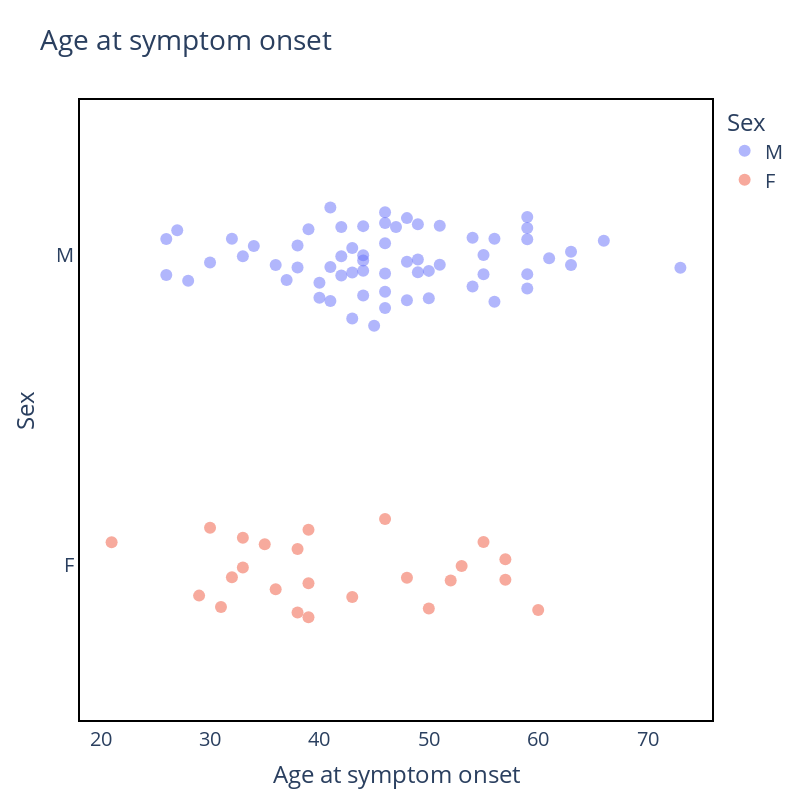

Notebook code cell kept with this figure:
### Code cell
fig = px.strip(
    data_frame=df,
    y="SEXatBirth",
    x="AGEATONSET",
    width=600,
    height=300,
    color="SEXatBirth",
    labels={"AGEATONSET": "Age at symptom onset", "SEXatBirth": "Sex"},
    hover_data=["Gentli_ID"],
    title="Age at symptom onset",
)
fig.update_layout(
    width=800,
    height=800,
    plot_bgcolor="rgba(0, 0, 0, 0)",
    font=dict(size=20),
)

fig.update_xaxes(
    showline=True,
    linewidth=2,
    linecolor="black",
    mirror=True,
)

fig.update_yaxes(
    showline=True,
    linewidth=2,
    linecolor="black",
    mirror=True,
)

fig.update_traces(marker=dict(size=12, opacity=0.5), jitter=1)

fig.show(
    config={
        "toImageButtonOptions": {
            "format": "png",
            "filename": "",
            "height": 800,
            "width": 800,
            "scale": 5,
        }
    }
)

### Figure 1 — Plotly figure (JSON) as saved in the notebook; plotly's stock layout.template omitted (floating-point values rounded to 4 significant figures)
{"data": [{"alignmentgroup": "True", "boxpoints": "all", "customdata": [["rr_NA21_285"], ["rr_EMC13_65"], ["rr_EMC2013_098"], ["rr_NHB14_059"], ["rr_NHB15_114"], ["rr_NHB16_047"], ["rr_NHB18_068"], ["rr_NHB94_068"], ["rr_NHB95_041"], ["rr_IB6387"], ["rr_KCLA061_16"], ["rr_KCLA156_17"], ["rr_KULA_22549"], ["rr_KULA_24063"], ["rr_A15-074"], ["rr_Muk49"], ["rr_FTD196_1"], ["rr_FTD397_1"], ["rr_7965"], ["rr_NA01_027"], ["rr_NA09_238"], ["rr_NA14_199"], ["rr_NA19_291"], ["rr_NA19_309"], ["rr_NA20_415"], ["rr_NA22_425"], ["rr_NA22_197"], ["rr_NA23_161"], ["rr_A02_164"], ["rr_UCL12461"], ["rr_UCL1506"], ["rr_UCL19247"], ["rr_UCL2783"], ["rr_UBC66_1"], ["rr_X5929"], ["rr_PIDN106"], ["rr_PIDN1734"], ["rr_PIDN19525"], ["rr_PIDN2662"], ["rr_PIDN3794"], ["rr_PIDN4463"], ["rr_PIDN6543"], ["rr_PIDN9402"], ["rr_UP101220"], ["rr_NRA22654"], ["rr_UNSW2220"], ["rr_UNSW22478"], ["rr_UNSW22488"], ["rr_NP18739"], ["rr_LN_C10_25594"], ["rr_LN_C12_07006"], ["rr_Pt_8482"], ["rr_E13_56"], ["rr_PIDN17760"], ["rr_QSBB51_18"], ["rr_QSBB81_17"], ["rr_X5817"], ["rr_NA22_365"], ["rr_2132"], ["rr_KCLA311_98"], ["rr_CW05_004"], ["rr_NHB15_065"], ["rr_2005_044"]], "fillcolor": "rgba(255,255,255,0)", "hoveron": "points", "hovertemplate": "Sex=%{y}<br>Age at symptom onset=%{x}<br>Gentli_ID=%{customdata[0]}<extra></extra>", "jitter": 1, "legendgroup": "M", "line": {"color": "rgba(255,255,255,0)"}, "marker": {"color": "#636efa", "opacity": 0.5, "size": 12}, "name": "M", "offsetgroup": "M", "orientation": "h", "pointpos": 0, "showlegend": true, "type": "box", "x": [59, 42, 44, 44, 73, 40, 54, 56, 49, 50, 43, 36, 42, 42, 43, 28, 66, 51, 46, 38, 48, 30, 41, 47, 55, 49, 41, 38, 59, 46, 51, 43, 44, 46, 34, 48, 55, 26, 37, 32, 27, 46, 44, 46, 46, 56, 59, 33, 39, 40, 48, 59, 26, 63, 61, 49, 54, 44, 63, 59, 41, 50, 45], "x0": " ", "xaxis": "x", "y": ["M", "M", "M", "M", "M", "M", "M", "M", "M", "M", "M", "M", "M", "M", "M", "M", "M", "M", "M", "M", "M", "M", "M", "M", "M", "M", "M", "M", "M", "M", "M", "M", "M", "M", "M", "M", "M", "M", "M", "M", "M", "M", "M", "M", "M", "M", "M", "M", "M", "M", "M", "M", "M", "M", "M", "M", "M", "M", "M", "M", "M", "M", "M"], "y0": " ", "yaxis": "y"}, {"alignmentgroup": "True", "boxpoints": "all", "customdata": [["rr_NHB03_018"], ["rr_NHB05_059"], ["rr_NHB05_082"], ["rr_IB5534"], ["rr_KULA_23717"], ["rr_R556"], ["rr_RZ257"], ["rr_RZ462"], ["rr_A06_120"], ["rr_A17_05"], ["rr_2T7T4"], ["rr_VA05_109"], ["rr_PIDN12322"], ["rr_PIDN738"], ["rr_CW00_009"], ["rr_UNSW2185"], ["rr_RNBC-22_16"], ["rr_LN_N00_1835"], ["rr_LN_C14_36644"], ["rr_Ro_AH11.2"], ["rr_Pt_3303"], ["rr_2021_017"], ["rr_NA23_005"], ["rr_NP43508"]], "fillcolor": "rgba(255,255,255,0)", "hoveron": "points", "hovertemplate": "Sex=%{y}<br>Age at symptom onset=%{x}<br>Gentli_ID=%{customdata[0]}<extra></extra>", "jitter": 1, "legendgroup": "F", "line": {"color": "rgba(255,255,255,0)"}, "marker": {"color": "#EF553B", "opacity": 0.5, "size": 12}, "name": "F", "offsetgroup": "F", "orientation": "h", "pointpos": 0, "showlegend": true, "type": "box", "x": [35, 32, 30, 29, 39, 38, 46, 39, 33, 33, 36, 38, 57, 43, 48, 60, 53, 31, 50, 39, 52, 21, 55, 57], "x0": " ", "xaxis": "x", "y": ["F", "F", "F", "F", "F", "F", "F", "F", "F", "F", "F", "F", "F", "F", "F", "F", "F", "F", "F", "F", "F", "F", "F", "F"], "y0": " ", "yaxis": "y"}], "layout": {"boxmode": "overlay", "font": {"size": 20}, "height": 800, "legend": {"title": {"text": "Sex"}, "tracegroupgap": 0}, "plot_bgcolor": "rgba(0, 0, 0, 0)", "title": {"text": "Age at symptom onset"}, "width": 800, "xaxis": {"anchor": "y", "domain": [0, 1], "linecolor": "black", "linewidth": 2, "mirror": true, "showline": true, "title": {"text": "Age at symptom onset"}}, "yaxis": {"anchor": "x", "categoryarray": ["F", "M"], "categoryorder": "array", "domain": [0, 1], "linecolor": "black", "linewidth": 2, "mirror": true, "showline": true, "title": {"text": "Sex"}}}}
